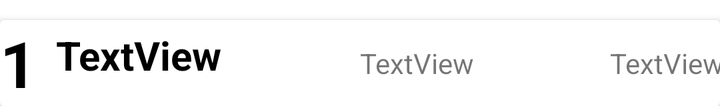
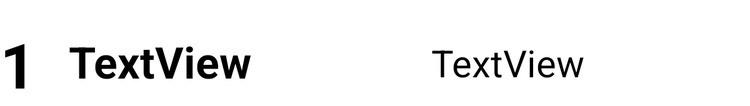

An Android layout and its configuration variant, each rendered on a device that would load it. The default file and the variant file are quoted in full after the pictures.
<!-- AndroidManifest.xml: application theme Theme.FishingApp -->
<!-- res/layout/fishdata_card_view.xml -->
<?xml version="1.0" encoding="utf-8"?>
<LinearLayout xmlns:android="http://schemas.android.com/apk/res/android"
    xmlns:app="http://schemas.android.com/apk/res-auto"
    xmlns:tools="http://schemas.android.com/tools"
    android:orientation="vertical"
    android:layout_width="match_parent"
    android:layout_height="wrap_content"
    android:id="@+id/cardView_fishData"
>

    <androidx.cardview.widget.CardView
        android:layout_width="match_parent"
        android:layout_height="wrap_content"
        android:layout_marginTop="10dp">

        <androidx.constraintlayout.widget.ConstraintLayout
            android:layout_width="match_parent"
            android:layout_height="wrap_content">

            <TextView
                android:id="@+id/textView_card_fish_id"
                android:layout_width="wrap_content"
                android:layout_height="wrap_content"
                android:text="1"
                android:textSize="32sp"
                android:textStyle="bold"
                android:textColor="@color/black"
                app:layout_constraintStart_toStartOf="parent"
                app:layout_constraintTop_toTopOf="parent" />

            <TextView
                android:id="@+id/textView_card_fish_name"
                android:layout_width="88dp"
                android:layout_height="29dp"
                android:layout_marginStart="28dp"
                android:layout_marginTop="4dp"
                android:text="TextView"
                android:textColor="@color/black"
                android:textSize="20sp"
                android:textStyle="bold"
                app:layout_constraintStart_toStartOf="parent"
                app:layout_constraintTop_toTopOf="parent"
                tools:ignore="MissingConstraints" />

            <TextView
                android:id="@+id/textView_card_fish_weight"
                android:layout_width="wrap_content"
                android:layout_height="wrap_content"
                android:layout_marginStart="64dp"
                android:text="TextView"
                app:layout_constraintBottom_toBottomOf="parent"
                app:layout_constraintStart_toEndOf="@+id/textView_card_fish_name"
                app:layout_constraintTop_toTopOf="parent" />

            <TextView
                android:id="@+id/textView_card_fish_height"
                android:layout_width="wrap_content"
                android:layout_height="wrap_content"
                android:layout_marginStart="68dp"
                android:layout_marginTop="12dp"
                android:text="TextView"
                app:layout_constraintStart_toEndOf="@+id/textView_card_fish_weight"
                app:layout_constraintTop_toTopOf="parent" />
        </androidx.constraintlayout.widget.ConstraintLayout>

    </androidx.cardview.widget.CardView>

</LinearLayout>
<!-- resources referenced by this layout -->
<resources>
  <color name="black">#FF000000</color>
  <style name="Theme.FishingApp" parent="Theme.MaterialComponents.DayNight.NoActionBar">
          
          <item name="colorPrimary">@color/blue</item>
          <item name="colorPrimaryVariant">@color/purple_700</item>
          <item name="colorOnPrimary">@color/white</item>
          
          <item name="colorSecondary">@color/teal_200</item>
          <item name="colorOnSecondary">@color/black</item>
          
          <item name="android:statusBarColor" tools:targetApi="l">?attr/colorPrimaryVariant</item>
          
      </style>
  <color name="blue">#1334A8</color>
  <color name="purple_700">#FF3700B3</color>
  <color name="white">#FFFFFFFF</color>
  <color name="teal_200">#FF03DAC5</color>
</resources>
<!-- res/layout-sw600dp/fishdata_card_view.xml (the repository's variant of the layout above) -->
<!-- drawn on a 7-inch tablet held upright -->
<?xml version="1.0" encoding="utf-8"?>
<LinearLayout xmlns:android="http://schemas.android.com/apk/res/android"
    xmlns:app="http://schemas.android.com/apk/res-auto"
    xmlns:tools="http://schemas.android.com/tools"
    android:orientation="vertical"
    android:layout_width="match_parent"
    android:layout_height="wrap_content"
    android:id="@+id/cardView_fishData">

    <androidx.cardview.widget.CardView
        android:layout_width="match_parent"
        android:layout_height="wrap_content"
        android:layout_marginTop="10dp">

    </androidx.cardview.widget.CardView>

    <androidx.constraintlayout.widget.ConstraintLayout
        android:layout_width="match_parent"
        android:layout_height="wrap_content">

        <TextView
            android:id="@+id/textView_card_fish_id"
            android:layout_width="wrap_content"
            android:layout_height="wrap_content"
            android:layout_marginTop="8dp"
            android:text="1"
            android:textColor="@color/black"
            android:textSize="50sp"
            android:textStyle="bold"
            app:layout_constraintStart_toStartOf="parent"
            app:layout_constraintTop_toTopOf="parent" />

        <TextView
            android:id="@+id/textView_card_fish_name"
            android:layout_width="190dp"
            android:layout_height="42dp"
            android:layout_marginStart="55dp"
            android:layout_marginTop="16dp"
            android:text="TextView"
            android:textColor="@color/black"
            android:textSize="35sp"
            android:textStyle="bold"
            app:layout_constraintStart_toStartOf="parent"
            app:layout_constraintTop_toTopOf="parent"
            tools:ignore="MissingConstraints" />

        <TextView
            android:id="@+id/textView_card_fish_weight"
            android:layout_width="157dp"
            android:layout_height="35dp"
            android:layout_marginStart="100dp"
            android:text="TextView"
            android:textColor="#000000"
            android:textSize="30sp"
            app:layout_constraintBottom_toBottomOf="parent"
            app:layout_constraintStart_toEndOf="@+id/textView_card_fish_name"
            app:layout_constraintTop_toTopOf="parent" />

        <TextView
            android:id="@+id/textView_card_fish_height"
            android:layout_width="159dp"
            android:layout_height="43dp"
            android:layout_marginStart="100dp"
            android:layout_marginTop="16dp"
            android:text="TextView"
            android:textColor="#000000"
            android:textSize="30sp"
            app:layout_constraintStart_toEndOf="@+id/textView_card_fish_weight"
            app:layout_constraintTop_toTopOf="parent" />
    </androidx.constraintlayout.widget.ConstraintLayout>

</LinearLayout>
